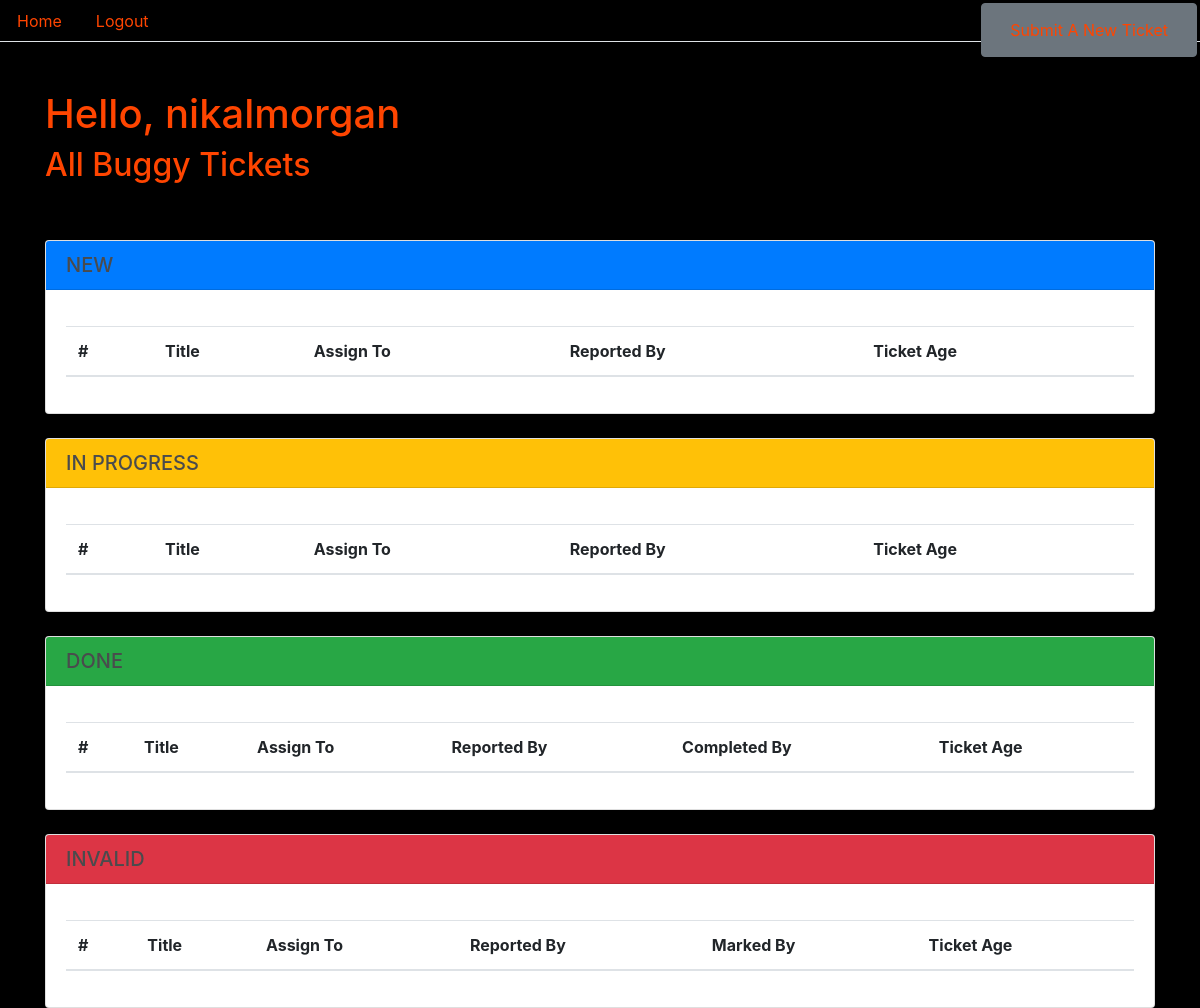
The app's page / (signed in), older data.
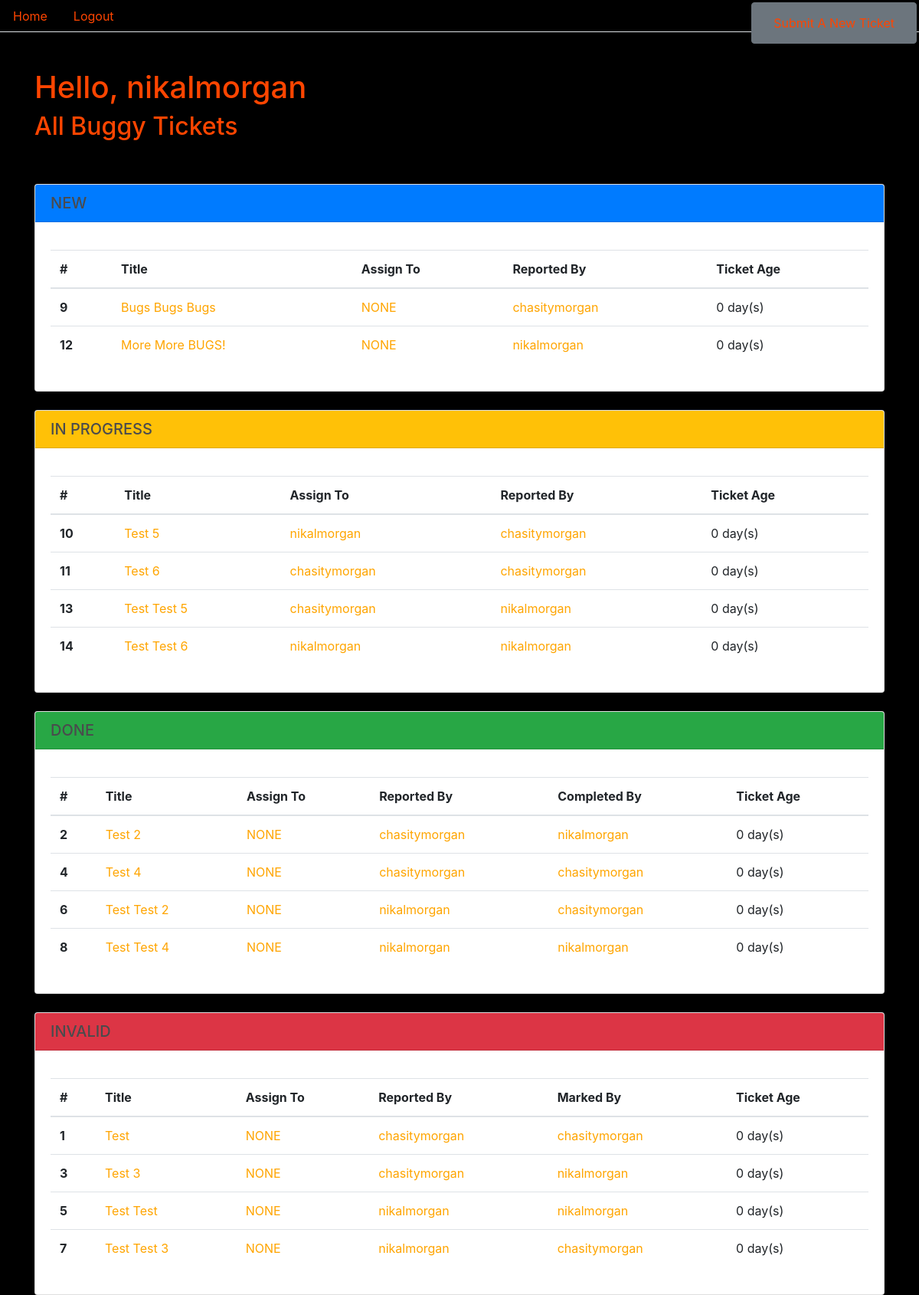
The same page, newer data.
### bugs/models.py (models this page shows, shortened)
class Ticket(models.Model):
    class Status(models.TextChoices):
        NEW = 'NEW'
        IN_PROGESS = 'IN PROGRESS'
        DONE = 'DONE'
        INVALID = 'INVALID'
    title = models.CharField(max_length=80)
    date = models.DateTimeField(default=timezone.now)
    description = models.TextField()
    filedBy = models.ForeignKey(CustomUser, on_delete=models.CASCADE)
    status = models.CharField(
        max_length=200,
        choices=Status.choices,
        default=Status.NEW)
    assignedTo = models.CharField(max_length=240, default='NONE')
    completedBy = models.CharField(max_length=240, default='NONE')
    markedBy = models.CharField(max_length=240, default='NONE')
    @property
    def age(self):
        return int((timezone.now() - self.date).days / 365.25)

### custom_users/models.py (models this page shows)
class CustomUser(AbstractUser):
    position = models.CharField(max_length=120, blank=True, null=True)
    REQUIRED_FIELDS = ['position']
    def __str__(self):
        return self.username

### bugs/views.py (the view)
# urls.py: path('', views.index, name='homepage'),
@login_required
def index(request):
    new_tickets = Ticket.objects.filter(status='NEW')
    progress_tickets = Ticket.objects.filter(status='IN PROGRESS')
    done_tickets = Ticket.objects.filter(status='DONE')
    invalid_tickets = Ticket.objects.filter(status='INVALID')
    return render(request, 'index.html', {'new_tickets': new_tickets, 'progress_tickets': progress_tickets, 'done_tickets': done_tickets, 'invalid_tickets': invalid_tickets})

### templates/index.html (shortened to what the changed rows need)
{% load static %}
<!DOCTYPE html>
<html lang="en">
<head>
    <link rel="stylesheet" href="https://stackpath.bootstrapcdn.com/bootstrap/4.5.1/css/bootstrap.min.css"
>
    <link rel="stylesheet" type="text/css" href="{% static 'css/main.css' %}">
</head>
<body>
    <br>
    <br>
    <div class="container" style="color: orangered;">
        {% if request.user.is_authenticated %}
        <h1>Hello, {{request.user.username}}</h1>
        <h2>All Buggy Tickets</h2>
        {% else %}
        <h1>All Buggy Tickets</h1>
        {% endif %}
        <br>
        <br>
        <div class="card">
            <div class="card-body">
                <table class="table table-hover">
                    <thead>
                        <tr>
                            <th scope="col">#</th>
                            <th scope="col">Title</th>
                            <th scope="col">Assign To</th>
                            <th scope="col">Reported By</th>
                            <th scope="col">Ticket Age</th>
                        </tr>
                    </thead>
                    <tbody>
                        {% for ticket in new_tickets %}
                        <tr>
                            <th scope="row">{{ticket.id}}</th>
                            <td> <a href="/ticket/{{ticket.id}}" class="card-link"
                                    style="color: orange;">{{ ticket.title }}</a></td>
                            <td><a href="/user/{{ticket.assignedTo}}" class="card-link"
                                    style="color: orange;">{{ ticket.assignedTo }}</a></td>
                            <td><a href="/user/{{ticket.filedBy.username}}" class="card-link"
                                    style="color: orange;">{{ ticket.filedBy }}</a></td>
                            <td>{{ ticket.age }} day(s)</td>
                        </tr>
                        {% endfor %}
                    </tbody>
                </table>
            </div>
        </div>
        <br>
        <div class="card">
            <div class="card-body">
                <table class="table table-hover">
                    <thead>
                        <tr>
                            <th scope="col">#</th>
                            <th scope="col">Title</th>
                            <th scope="col">Assign To</th>
                            <th scope="col">Reported By</th>
                            <th scope="col">Ticket Age</th>
                        </tr>
                    </thead>
                    <tbody>
                        {% for ticket in progress_tickets %}
                        <tr>
                            <th scope="row">{{ticket.id}}</th>
                            <td> <a href="/ticket/{{ticket.id}}" class="card-link"
                                    style="color: orange;">{{ ticket.title }}</a>
                            </td>
                            <td><a href="/user/{{ticket.assignedTo}}" class="card-link"
                                    style="color: orange;">{{ ticket.assignedTo }}</a></td>
                            <td><a href="/user/{{ticket.filedBy.username}}" class="card-link"
                                    style="color: orange;">{{ ticket.filedBy }}</a></td>
                            <td>{{ ticket.age }} day(s)</td>
                        </tr>
                        {% endfor %}
                    </tbody>
                </table>
            </div>
        </div>
        <br>
        <div class="card">
            <div class="card-body">
                <table class="table table-hover">
                    <thead>
                        <tr>
                            <th scope="col">#</th>
                            <th scope="col">Title</th>
                            <th scope="col">Assign To</th>
                            <th scope="col">Reported By</th>
                            <th scope="col">Completed By</th>
                            <th scope="col">Ticket Age</th>
                        </tr>
                    </thead>
                    <tbody>
                        {% for ticket in done_tickets %}
                        <tr>
                            <th scope="row">{{ticket.id}}</th>
                            <td> <a href="/ticket/{{ticket.id}}" class="card-link"
                                    style="color: orange;">{{ ticket.title }}</a>
                            </td>
                            <td><a href="/user/{{ticket.assignedTo}}" class="card-link"
                                    style="color: orange;">{{ ticket.assignedTo }}</a></td>
                            <td><a href="/user/{{ticket.filedBy.username}}" class="card-link"
                                    style="color: orange;">{{ ticket.filedBy }}</a></td>
                            <td><a href="/user/{{ticket.completedBy}}" class="card-link"
                                    style="color: orange;">{{ ticket.completedBy }}</a></td>
                            <td>{{ ticket.age }} day(s)</td>
                        </tr>
                        {% endfor %}
                    </tbody>
                </table>
            </div>
        </div>
        <br>
        <div class="card">
            <div class="card-body">
                <table class="table table-hover">
                    <thead>
                        <tr>
                            <th scope="col">#</th>
                            <th scope="col">Title</th>
                            <th scope="col">Assign To</th>
                            <th scope="col">Reported By</th>
                            <th scope="col">Marked By</th>
                            <th scope="col">Ticket Age</th>
                        </tr>
                    </thead>
                    <tbody>
                        {% for ticket in invalid_tickets %}
                        <tr>
                            <th scope="row">{{ticket.id}}</th>
                            <td> <a href="/ticket/{{ticket.id}}" class="card-link"
                                    style="color: orange;">{{ ticket.title }}</a>
                            </td>
                            <td><a href="/user/{{ticket.assignedTo}}" class="card-link"
                                    style="color: orange;">{{ ticket.assignedTo }}</a></td>
                            <td><a href="/user/{{ticket.filedBy.username}}" class="card-link"
                                    style="color: orange;">{{ ticket.filedBy }}</a></td>
                            <td><a href="/user/{{ticket.markedBy}}" class="card-link"
                                    style="color: orange;">{{ ticket.markedBy }}</a></td>
                            <td>{{ ticket.age }} day(s)</td>
                        </tr>
                        {% endfor %}
                    </tbody>
                </table>
            </div>
        </div>
    </div>
</body>
</html>

Row changes from the older to the newer data that the page shows:
added Ticket: id "9", title "Bugs Bugs Bugs", assignedTo "NONE", filedBy "chasitymorgan", age "0", shown under "NEW"
added Ticket: id "12", title "More More BUGS!", assignedTo "NONE", filedBy "nikalmorgan", age "0", shown under "NEW"
added Ticket: id "10", title "Test 5", assignedTo "nikalmorgan", filedBy "chasitymorgan", age "0", shown under "IN PROGRESS"
added Ticket: id "11", title "Test 6", assignedTo "chasitymorgan", filedBy "chasitymorgan", age "0", shown under "IN PROGRESS"
added Ticket: id "13", title "Test Test 5", assignedTo "chasitymorgan", filedBy "nikalmorgan", age "0", shown under "IN PROGRESS"
added Ticket: id "14", title "Test Test 6", assignedTo "nikalmorgan", filedBy "nikalmorgan", age "0", shown under "IN PROGRESS"
added Ticket: id "2", title "Test 2", assignedTo "NONE", filedBy "chasitymorgan", completedBy "nikalmorgan", age "0", shown under "DONE"
added Ticket: id "4", title "Test 4", assignedTo "NONE", filedBy "chasitymorgan", completedBy "chasitymorgan", age "0", shown under "DONE"
added Ticket: id "6", title "Test Test 2", assignedTo "NONE", filedBy "nikalmorgan", completedBy "chasitymorgan", age "0", shown under "DONE"
added Ticket: id "8", title "Test Test 4", assignedTo "NONE", filedBy "nikalmorgan", completedBy "nikalmorgan", age "0", shown under "DONE"
added Ticket: id "1", title "Test", assignedTo "NONE", filedBy "chasitymorgan", markedBy "chasitymorgan", age "0", shown under "INVALID"
added Ticket: id "3", title "Test 3", assignedTo "NONE", filedBy "chasitymorgan", markedBy "nikalmorgan", age "0", shown under "INVALID"
added Ticket: id "5", title "Test Test", assignedTo "NONE", filedBy "nikalmorgan", markedBy "nikalmorgan", age "0", shown under "INVALID"
added Ticket: id "7", title "Test Test 3", assignedTo "NONE", filedBy "nikalmorgan", markedBy "chasitymorgan", age "0", shown under "INVALID"
